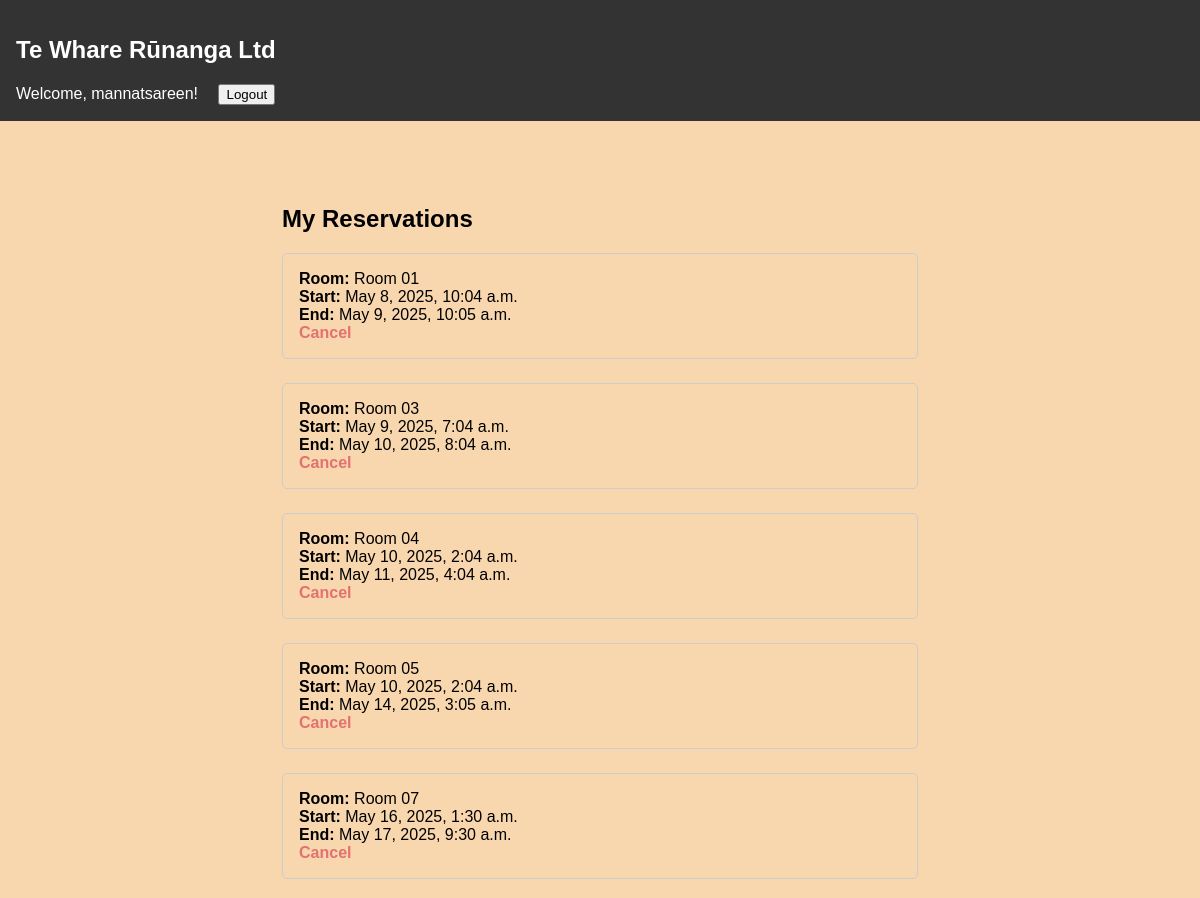
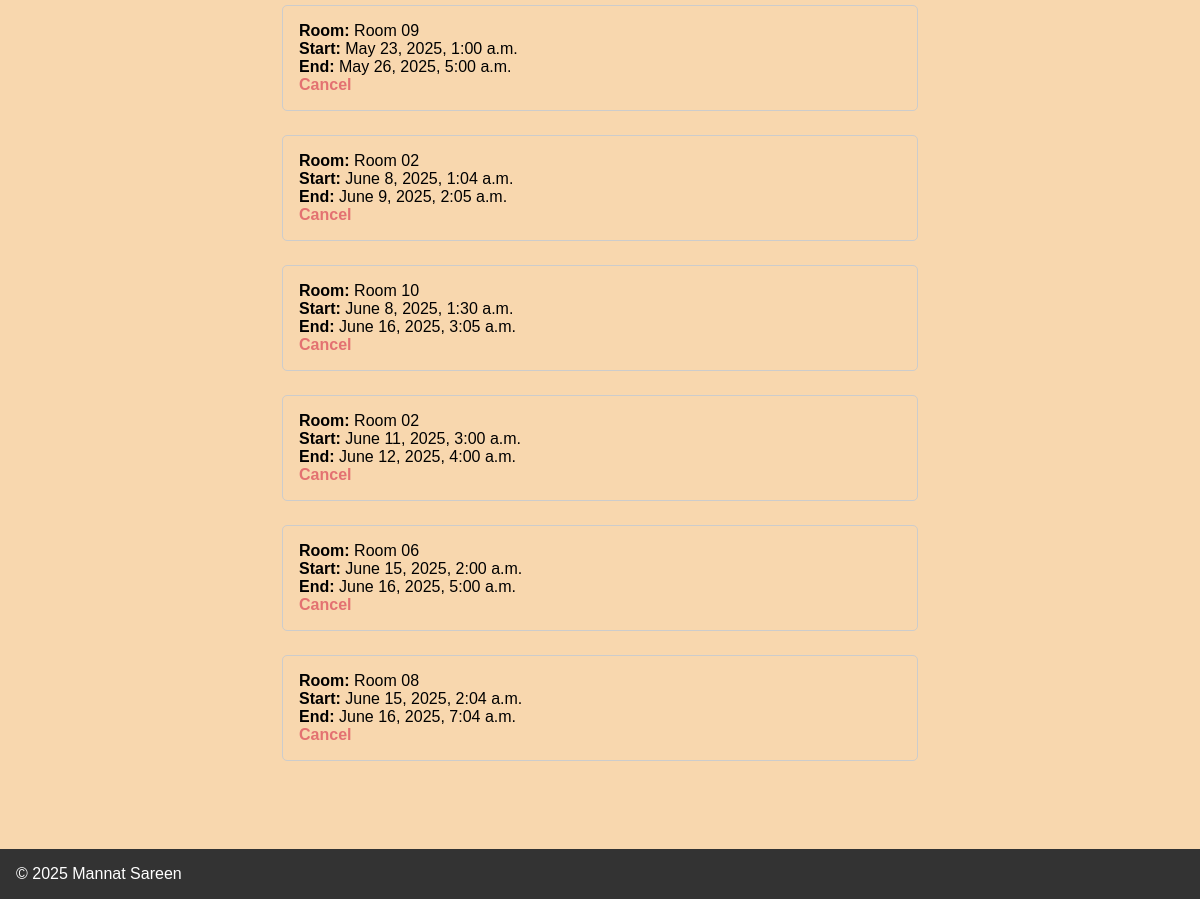
/myReservations/ (signed in), run on an earlier commit of the app's database (2 pictures, top to bottom).
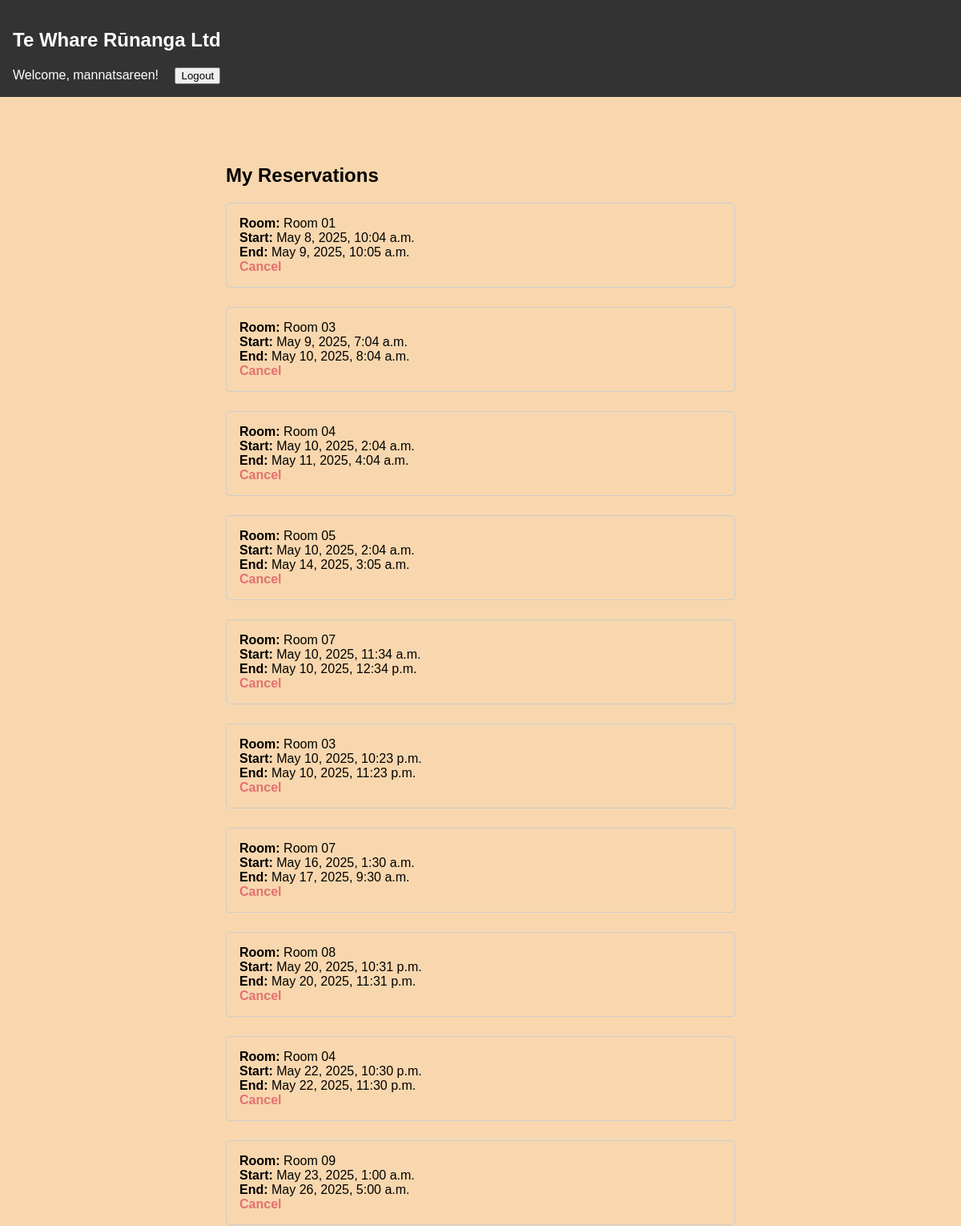
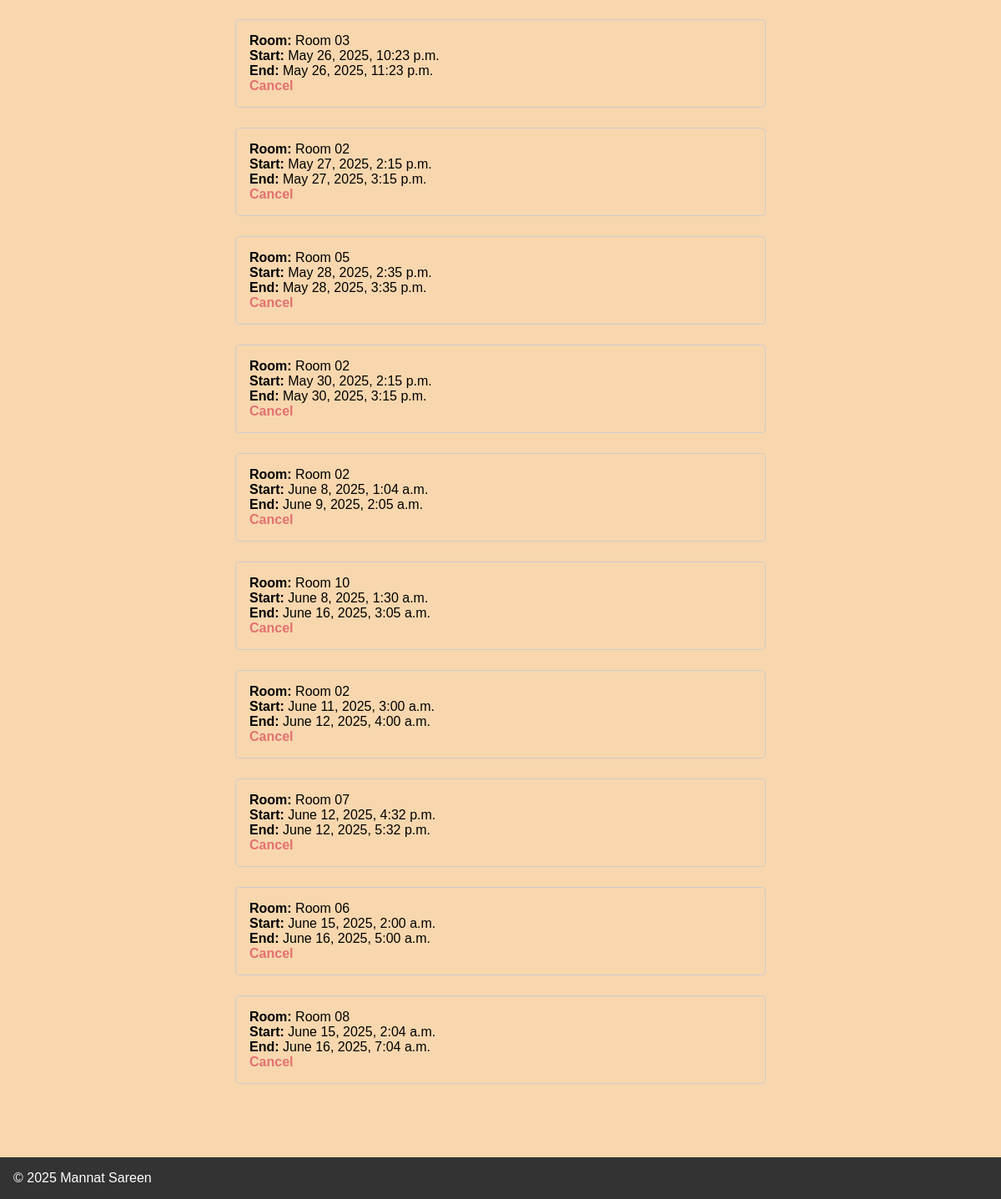
And on a later commit of the database (2 pictures, top to bottom).
### reservations/models.py (models this page shows, shortened)
class TheReservation(models.Model):
    user       = models.ForeignKey(User, on_delete=models.CASCADE)
    room       = models.ForeignKey(Rooms, on_delete=models.CASCADE)
    start_time = models.DateTimeField()
    end_time   = models.DateTimeField()
    created_at = models.DateTimeField(auto_now_add=True)
    class Meta:
        ordering = ['start_time']
        unique_together = ('room', 'start_time', 'end_time')

class Rooms(models.Model):
    name        = models.CharField(max_length=100)
    location    = models.CharField(max_length=100)
    capacity    = models.PositiveIntegerField()
    description = models.TextField(blank=True)

### reservations/views.py (the view)
# urls.py: path('myReservations/', views.my_reservations, name='my_reservations'),
@login_required
def my_reservations(request):
    reservations = TheReservation.objects.filter(user=request.user).order_by('start_time')
    return render(request, 'reservations/my_reservations.html', {'reservations': reservations})

### reservations/templates/reservations/my_reservations.html
{% extends "base.html" %}
{% block content %}
  <div style="max-width: 700px; margin: auto; padding: 2rem;">
    <h2>My Reservations</h2>
    {% if reservations %}
      <ul style="list-style-type: none; padding: 0;">
        {% for res in reservations %}
          <li style="margin-bottom: 1.5rem; padding: 1rem; border: 1px solid #ccc; border-radius: 5px;">
            <strong>Room:</strong> {{ res.room.name }}<br>
            <strong>Start:</strong> {{ res.start_time|date:"F j, Y, g:i a" }}<br>
            <strong>End:</strong> {{ res.end_time|date:"F j, Y, g:i a" }}<br>
            <a href="{% url 'reservations_cancel' res.pk %}" style="color: #e37171; font-weight: bold;">Cancel</a>
          </li>
        {% endfor %}
      </ul>
    {% else %}
      <p>You have no reservations.</p>
    {% endif %}
  </div>
{% endblock %}

What changed in the data, as far as the page shows it:
added TheReservation: room.name "Room 07", start_time "May 10, 2025, 11:34 a.m.", end_time "May 10, 2025, 12:34 p.m."
added TheReservation: room.name "Room 03", start_time "May 10, 2025, 10:23 p.m.", end_time "May 10, 2025, 11:23 p.m."
added TheReservation: room.name "Room 08", start_time "May 20, 2025, 10:31 p.m.", end_time "May 20, 2025, 11:31 p.m."
added TheReservation: room.name "Room 04", start_time "May 22, 2025, 10:30 p.m.", end_time "May 22, 2025, 11:30 p.m."
added TheReservation: room.name "Room 03", start_time "May 26, 2025, 10:23 p.m.", end_time "May 26, 2025, 11:23 p.m."
added TheReservation: room.name "Room 02", start_time "May 27, 2025, 2:15 p.m.", end_time "May 27, 2025, 3:15 p.m."
added TheReservation: room.name "Room 05", start_time "May 28, 2025, 2:35 p.m.", end_time "May 28, 2025, 3:35 p.m."
added TheReservation: room.name "Room 02", start_time "May 30, 2025, 2:15 p.m.", end_time "May 30, 2025, 3:15 p.m."
added TheReservation: room.name "Room 07", start_time "June 12, 2025, 4:32 p.m.", end_time "June 12, 2025, 5:32 p.m."
